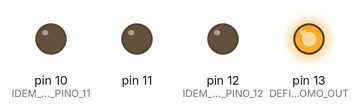
This sketch was run on a simulated Arduino Uno, built with avr-gcc and run on an emulated ATmega328P. On the bench: output pins drawn as LEDs (lit = HIGH).

Above: at 0.15 s.
At 1.05 s:
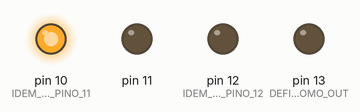
At 2.85 s:
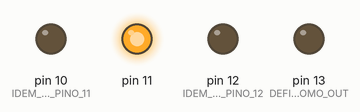
At 4.65 s:
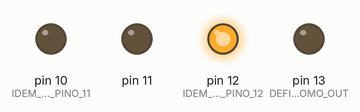
Timing chart, 0 to 5.0 s (numbered marks = the images above):
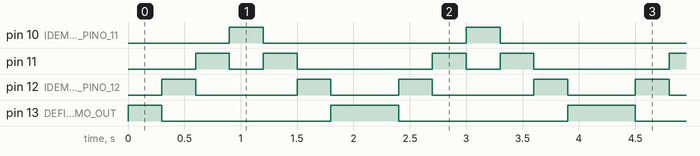

Measured:
- by itself, pin 10 (IDEM_PARA_O_PINO_11): alternates HIGH for 0.30 s and LOW for 1.8 s
- by itself, pin 11: repeats every 2.1 s: LOW 0.30 s, HIGH 0.30 s, LOW 1.2 s, HIGH 0.30 s
- by itself, pin 12 (IDEM_PARA_O_PINO_12): repeats every 2.1 s: LOW 0.90 s, HIGH 0.30 s, LOW 0.60 s, HIGH 0.30 s
- by itself, pin 13 (DEFINE_O_PINO_13_COMO_OUT): repeats every 2.1 s: LOW 1.5 s, HIGH 0.60 s

The sketch:

Arduino01.ino
```cpp
// EXP-02: PROGRAMA 2.1 SEMAFORO_3LEDS
void setup()
// ESTA BARRA DUPLA SIGNIFICA QUE OS CARACTERES A SEGUIR SÃO COMENTÁRIOS E O PROGRAMA
//NÃO OS EXECUTA.
{
 pinMode(13,OUTPUT); // DEFINE O PINO 13 COMO OUTPUT, OU SEJA, VARIÁVEL DE SAÍDA.
 pinMode(12,OUTPUT); // IDEM PARA O PINO 12.
 pinMode(11,OUTPUT);
 pinMode(10,OUTPUT); // IDEM PARA O PINO 11.
}
void loop() // COMEÇA AQUI A REPETIÇÃO DOS COMANDOS (ENTRE OS COLCHETES).
{
 digitalWrite(13,HIGH); // COLOCA O PINO 13 EM NÍVEL "ALTO", OU SEJA, 5 V; O LED VERM. ACENDE.
 delay(300); // TEMPO DE ESPERA DE 4 SEGUNDOS.
 digitalWrite(13,LOW); // COLOCA O PINO 13 EM NÍVEL "BAIXO", OU SEJA, 0 V; O LED VERM. APAGA.

 digitalWrite(12,HIGH); // COLOCA O PINO 11 EM NÍVEL "ALTO", OU SEJA, 5 V; O LED VERDE ACENDE.
 delay(300); // TEMPO DE ESPERA DE 4 SEGUNDOS.
 digitalWrite(12,LOW); // COLOCA O PINO 11 EM NÍVEL "BAIXO", OU SEJA, 0 V; O LED VERDE APAGA.

 digitalWrite(11,HIGH); // COLOCA O PINO 12 EM NÍVEL "ALTO", OU SEJA, 5 V; O LED AMAR. ACENDE.
 delay(300); // TEMPO DE ESPERA DE 2 SEGUNDOS.
 digitalWrite(11,LOW); // COLOCA O PINO 12 EM NÍVEL "BAIXO", OU SEJA, 0 V; O LED AMAR. APAGA.

 digitalWrite(10,HIGH);
 delay(300);
 digitalWrite(10,LOW);

 digitalWrite(11,HIGH); // COLOCA O PINO 12 EM NÍVEL "ALTO", OU SEJA, 5 V; O LED AMAR. ACENDE.
 delay(300); // TEMPO DE ESPERA DE 2 SEGUNDOS.
 digitalWrite(11,LOW); // COLOCA O PINO 10 EM NÍVEL "ALTO", OU SEJA, 5 V; O LED Branco. ACENDE.

 digitalWrite(12,HIGH); // COLOCA O PINO 11 EM NÍVEL "ALTO", OU SEJA, 5 V; O LED VERDE ACENDE.
 delay(300); // TEMPO DE ESPERA DE 4 SEGUNDOS.
 digitalWrite(12,LOW);

 digitalWrite(13,HIGH); // COLOCA O PINO 13 EM NÍVEL "ALTO", OU SEJA, 5 V; O LED VERM. ACENDE.
 delay(300); // TEMPO DE ESPERA DE 4 SEGUNDOS.
 digitalWrite(13,LOW);
 } 
```
